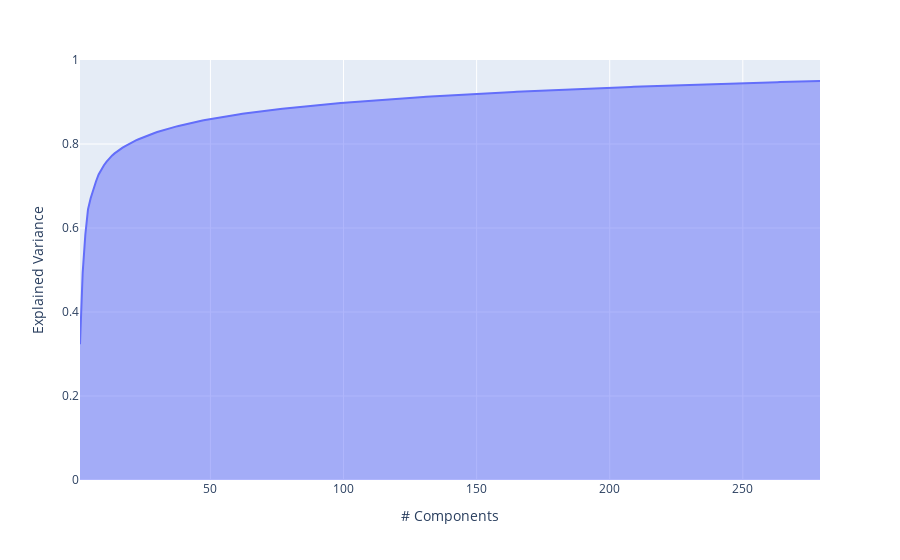

The cell this chart's notebook holds for it:
### Code cell
import plotly.express as px
exp_var_cumul = np.cumsum(pca.explained_variance_ratio_)

px.area(
    x=range(1, exp_var_cumul.shape[0] + 1),
    y=exp_var_cumul,
    labels={"x": "# Components", "y": "Explained Variance"}
)

### Figure 1 — Plotly figure (JSON) as saved in the notebook; plotly's stock layout.template omitted (floating-point values rounded to 4 significant figures; data arrays with more than 128 entries replaced by an {"elided": "..."} marker saying what was removed)
{"data": [{"hovertemplate": "# Components=%{x}<br>Explained Variance=%{y}<extra></extra>", "legendgroup": "", "line": {"color": "#636efa"}, "mode": "lines", "name": "", "orientation": "v", "showlegend": false, "stackgroup": "1", "type": "scatter", "x": {"elided": "279 int values"}, "xaxis": "x", "y": {"elided": "279 float values"}, "yaxis": "y"}], "layout": {"legend": {"tracegroupgap": 0}, "margin": {"t": 60}, "xaxis": {"anchor": "y", "domain": [0, 1], "title": {"text": "# Components"}}, "yaxis": {"anchor": "x", "domain": [0, 1], "title": {"text": "Explained Variance"}}}}
